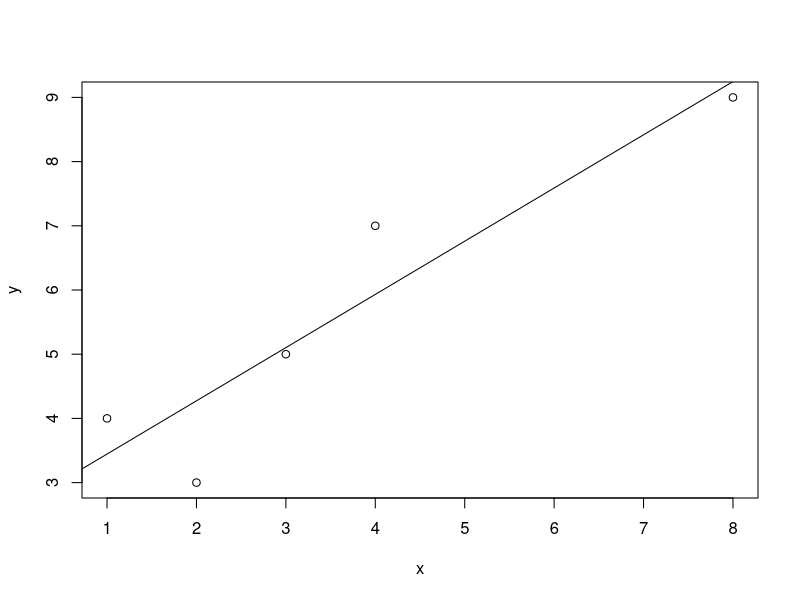

Recreate this plot in R.
x <- c(1,2,3,4,8)
y <- c(4,3,5,7,9)
model1 <- (lm(y~x))
summary(model1) #t test and p value of slope showing the effect of x on y and, t test and p value of intercept showing if significantly different from 0
anova(model1) #slope is for an increase in 1 x, we can y increase in y
resid(model1)
cov(x,y)
var(x)
plot(y~x)
abline(model1)
